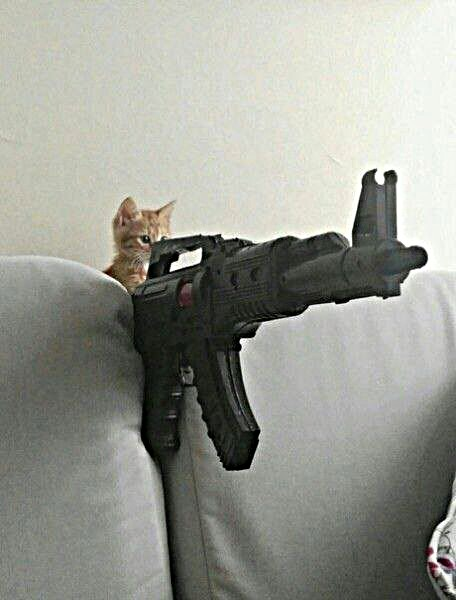
%> input picture lab-4/kot2.jpg, 456 x 600 px
$ octave extra.m   (GNU Octave 9; MATLAB toolbox functions it lacks are replaced by stand-ins)
%> lines starting %> are read from the running program, lines starting %| are printed output that depends on the picture
I = im2double(imread('kot2.jpg'));
subplot(1, 3, 1)
imshow(I);
title('original');

LEN = 50;
THETA = 30;
PSF = fspecial('motion', LEN, THETA);
blurred = imfilter(I, PSF, 'conv', 'circular');
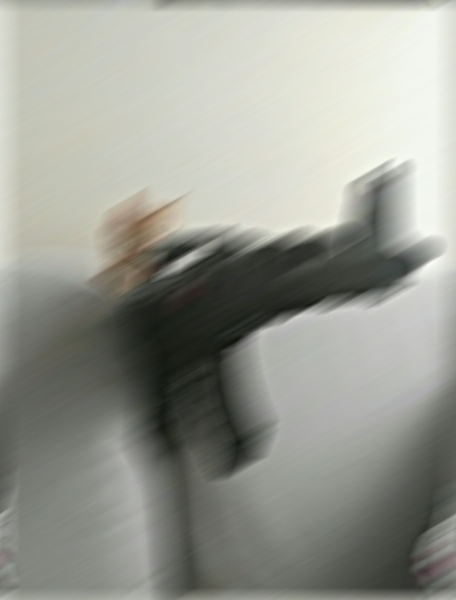
%> blurred: size 600x456x3 double; mean R, G, B 0.603, 0.609, 0.576; mean of the top-left, top-right, bottom-left and bottom-right quarters 0.708, 0.758, 0.394, 0.524

subplot(1, 3, 2)
imshow(blurred)
title('motion');

LEN = 50;
THETA = 35;
PSF = fspecial('motion', LEN, THETA);
wnr3 = deconvwnr(blurred, PSF);
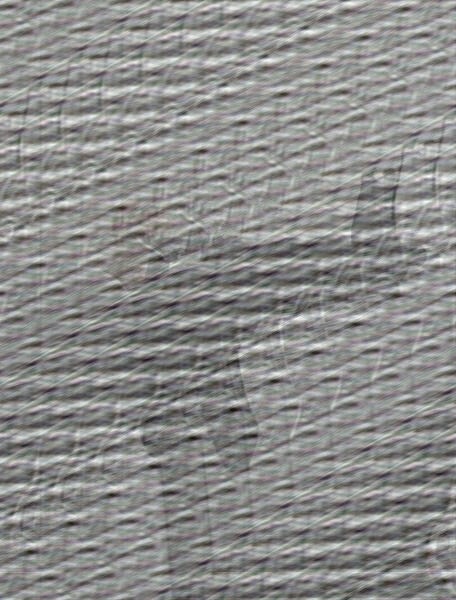
%> wnr3: size 600x456x3 double; mean R, G, B 0.603, 0.609, 0.576; mean of the top-left, top-right, bottom-left and bottom-right quarters 0.714, 0.776, 0.384, 0.509; drawn with min black and max white

subplot(1, 3, 3)
imshow(wnr3)
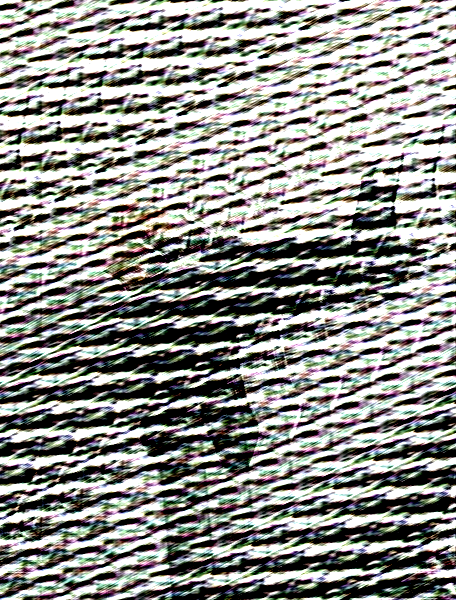
%> displayed picture: size 600x456x3, on the screen's scale of 0 to 255; mean R, G, B 141.9, 142.5, 138.6
title('restoration');

$ run again, with lab-4/kot1.jpg copied over lab-4/kot2.jpg
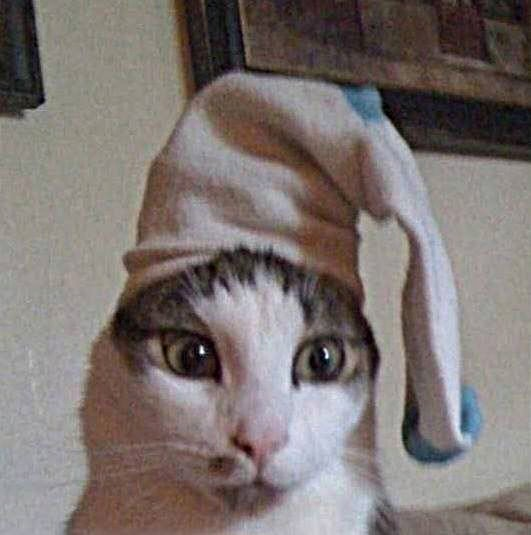
%> input picture lab-4/kot1.jpg, 531 x 535 px
%> `wnr3 = deconvwnr(blurred, PSF);`:
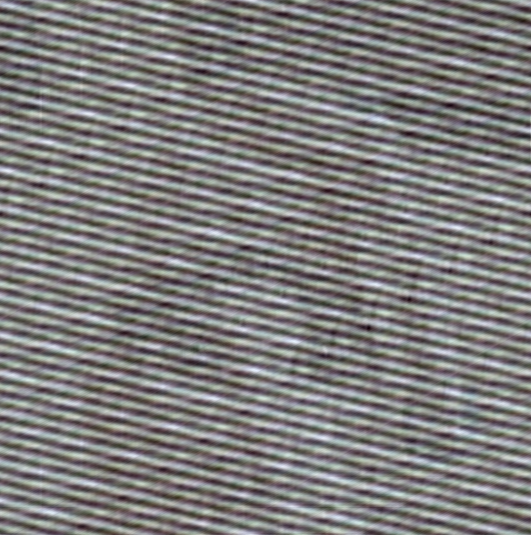
%> wnr3: size 535x531x3 double; mean R, G, B 0.488, 0.453, 0.444; mean of the top-left, top-right, bottom-left and bottom-right quarters 0.465, 0.362, 0.461, 0.559; drawn with min black and max white
%> `imshow(wnr3)`:
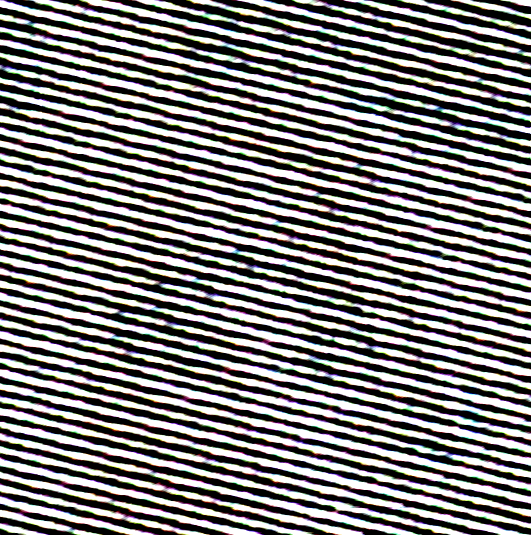
%> displayed picture: size 535x531x3, on the screen's scale of 0 to 255; mean R, G, B 125, 123.3, 122.9
